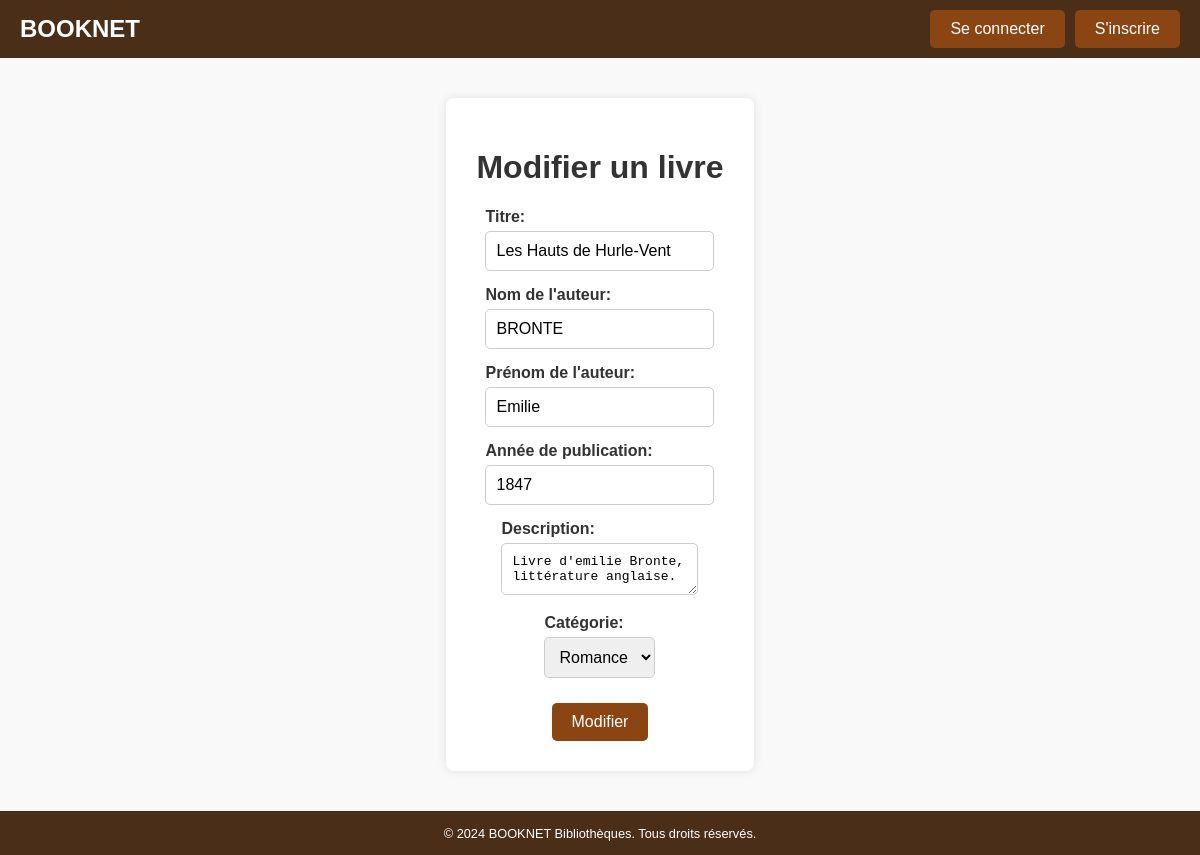
Page /gestion_livre.php?action=modifier&id=41 on the committed database.
### tables this page shows
CREATE TABLE `livres` (
  `id` int NOT NULL,
  `titre` varchar(255) NOT NULL,
  `annee_publication` int DEFAULT NULL,
  `description` varchar(10000) DEFAULT NULL,
  `utilisateur_id` int DEFAULT NULL,
  `auteur_id` int DEFAULT NULL,
  `categorie_id` int NOT NULL
);

CREATE TABLE `auteurs` (
  `id` int NOT NULL,
  `nom` varchar(255) NOT NULL,
  `prenom` varchar(255) NOT NULL
);

CREATE TABLE `categories` (
  `id` int NOT NULL,
  `libelle` varchar(50) NOT NULL
);

### models/Livre.php (called while the page is built, shortened)
<?php
class Livre
{
    private $connection;
    public function __construct($connection)
    {
        $this->connection = $connection;
    }
    public function getDetailsLivre($livreId)
    {
        $query = "SELECT l.*, a.nom, a.prenom, ca.libelle AS categorie_libelle
                  FROM livres l
                  INNER JOIN auteurs a ON l.auteur_id = a.id
                  INNER JOIN categories ca ON ca.id = l.categorie_id
                  WHERE l.id = :livreId";
        $statement = $this->connection->prepare($query);
        $statement->bindParam(':livreId', $livreId, PDO::PARAM_INT);
        $statement->execute();
        return $statement->fetch(PDO::FETCH_ASSOC);
    }
}
?>

### models/Categorie.php (called while the page is built, shortened)
<?php
class Categorie
{
    private $connection;
    public function __construct($connection)
    {
        $this->connection = $connection;
    }
    public function getAllCategories()
    {
        $query = "SELECT * FROM categories";
        $statement = $this->connection->prepare($query);
        $statement->execute();
        return $statement->fetchAll();
    }
}

### views/modifier_livre.php (the view, shortened to what this page needs)
<!DOCTYPE html>
<html lang="fr">
<head>
    <link rel="stylesheet" href="public/css/styles.css">
</head>
<body>
<?php include 'header.php'; ?>
<main>
    <div class="container card">
        <h1>Modifier un livre</h1>
        <form method="POST" action="gestion_livre.php?action=modifier&id=<?php echo $livre['id']; ?>">
            <div class="form-group">
                <label for="titre">Titre:</label>
                <input type="text" name="titre" value="<?php echo htmlspecialchars($livre['titre']); ?>" required>
            </div>
            <div class="form-group">
                <label for="nomAuteur">Nom de l'auteur:</label>
                <input type="text" name="nomAuteur" value="<?php echo htmlspecialchars($livre['nom']); ?>" required>
            </div>
            <div class="form-group">
                <label for="prenomAuteur">Prénom de l'auteur:</label>
                <input type="text" name="prenomAuteur" value="<?php echo htmlspecialchars($livre['prenom']); ?>" required>
            </div>
            <div class="form-group">
                <label for="annee_publication">Année de publication:</label>
                <input type="number" name="annee_publication" value="<?php echo htmlspecialchars($livre['annee_publication']); ?>" required>
            </div>
            <div class="form-group">
                <label for="description">Description:</label>
                <textarea name="description" required><?php echo htmlspecialchars($livre['description']); ?></textarea>
            </div>
            <div class="form-group">
                <label for="categorie_id">Catégorie:</label>
                <select name="categorie_id" required>
                    <?php foreach ($categories as $categorie): ?>
                        <option value="<?php echo $categorie['id']; ?>" <?php echo ($categorie['id'] == $livre['categorie_id']) ? 'selected' : ''; ?>>
                            <?php echo htmlspecialchars($categorie['libelle']); ?>
                        </option>
                    <?php endforeach; ?>
                </select>
            </div>
            <button type="submit">Modifier</button>
        </form>
    </div>
</main>
<?php include 'footer.php'; ?>
</body>
</html>

### public/css/styles.css (style rules this page uses)
body { font-family: Arial, sans-serif; margin: 0; padding: 0; background-color: #f9f9f9; color: #333; display: flex; flex-direction: column; min-height: 100vh; }
.container { width: 100%; max-width: 1200px; margin: 0 auto; padding: 20px; box-sizing: border-box; }
main { padding: 20px; max-width: 1000px; margin: auto; flex: 1; }
.welcome-section, .user-info, .search-section, .card { background: white; padding: 30px; margin: 20px auto; border-radius: 8px; box-shadow: 0 0 10px rgba(0, 0, 0, 0.1); text-align: center; max-width: 500px; width: 100%; box-sizing: border-box; }
.welcome-section form, .user-info form, .card form { display: flex; flex-direction: column; align-items: center; gap: 15px; max-width: 100%; margin: 0 auto; }
.welcome-section label, .user-info label, .card label { margin-bottom: 5px; font-weight: bold; text-align: left; display: block; width: 100%; }
.welcome-section input[type="text"], .welcome-section input[type="email"], .welcome-section input[type="password"], .user-info input[type="text"], .user-info input[type="email"], .user-info input[type="password"], .card input[type="text"], .card input[type="email"], input[type="password"], .card input[type="number"], .card textarea, .card select { padding: 10px; border: 1px solid #ccc; border-radius: 5px; font-size: 1em; width: 100%; max-width: 400px; box-sizing: border-box; }
.welcome-section button, .user-info button, .card button { padding: 10px 20px; background-color: #8B4513; color: white; border: none; border-radius: 5px; cursor: pointer; font-size: 1em; transition: background-color 0.3s ease; margin-top: 10px; }

### rows in the picture
livres: titre "Les Hauts de Hurle-Vent", nomAuteur "BRONTE", prenomAuteur "Emilie", annee_publication "1847", description "Livre d'emilie Bronte, littérature anglaise.", categorie_id "Romance"
